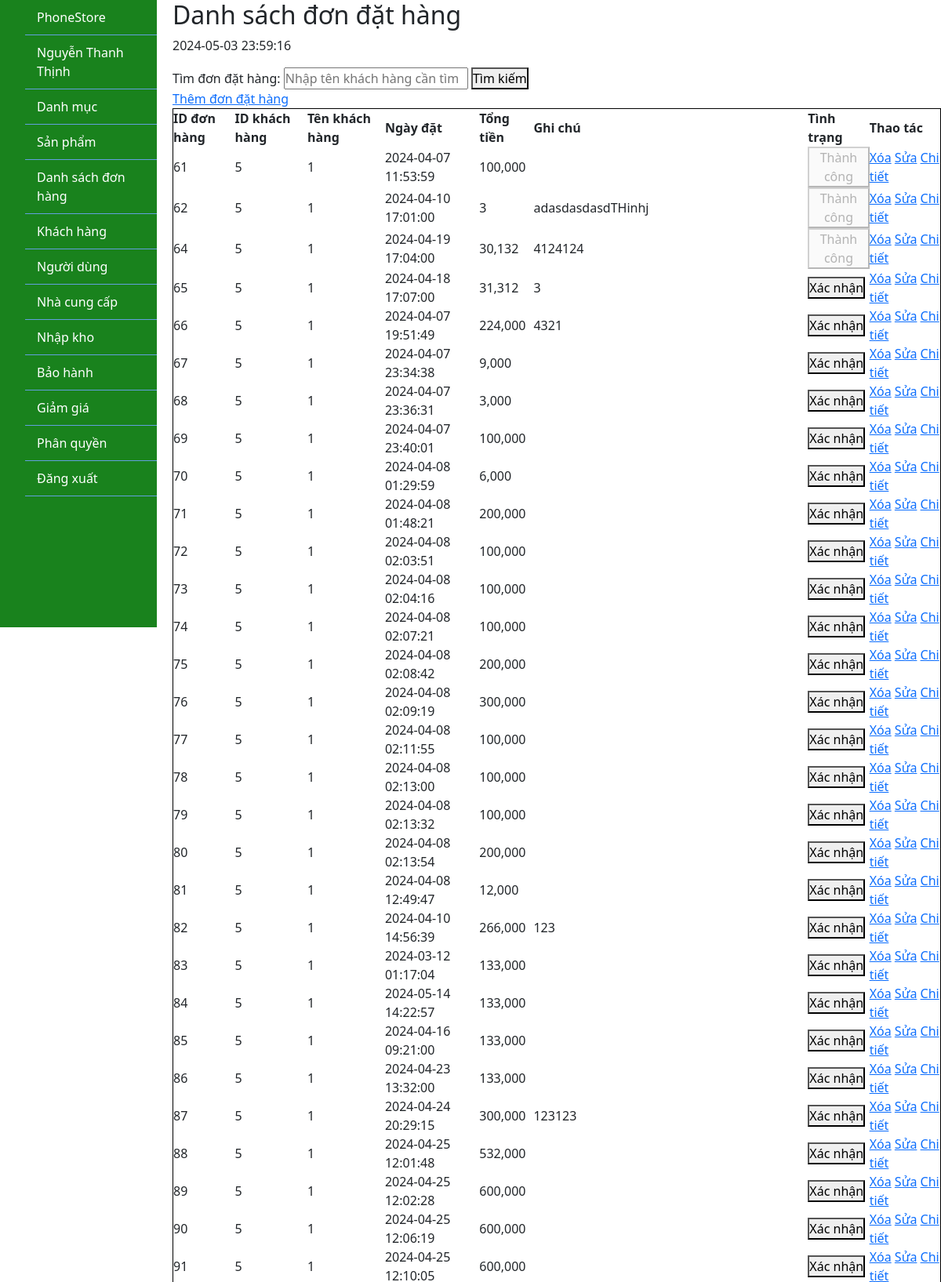
Screenshot of /admin/index.php?ctrl=orderController (signed in, upper part) with the database file from the repository.
### tables this page shows
CREATE TABLE `don_dat_hang` (
  `id` int(11) NOT NULL,
  `id_khach_hang` int(11) DEFAULT NULL,
  `ngay` datetime DEFAULT NULL,
  `tong_tien` decimal(10,3) DEFAULT NULL,
  `ghi_chu` text DEFAULT NULL,
  `tinh_trang` varchar(224) DEFAULT NULL
);

CREATE TABLE `khach_hang` (
  `id` int(11) NOT NULL,
  `ten` varchar(255) DEFAULT NULL,
  `so_dien_thoai` varchar(20) DEFAULT NULL,
  `email` varchar(255) DEFAULT NULL,
  `dia_chi` varchar(255) DEFAULT NULL,
  `id_nguoi_dung` int(11) DEFAULT NULL
);

### lib/database.php (called while the page is built, shortened)
<?php
class Database
{
    private $host = "localhost";
    private $username = "root";
    private $password = "";
    private $database = "phonestore";
    private $conn;
    public function __construct()
    {
        $this->conn = $this->connectDB();
    }
    private function connectDB()
    {
        $conn = mysqli_connect($this->host, $this->username, $this->password, $this->database);
        return $conn;
    }
    public function select($query)
    {
        $result = mysqli_query($this->conn, $query);
        if ($result) {
            $data = mysqli_fetch_all($result, MYSQLI_ASSOC);
            return $data;
        } else {
            die(mysqli_error($this->conn));
        }
    }
}

### admin/model/orderModel.php (called while the page is built, shortened)
<?php
class OrderModel
{
    private $db;
    public function __construct()
    {
        $this->db = new Database();
    }
    public function getAllOrders()
    {
        $query = "SELECT don_dat_hang.*,khach_hang.ten AS ten_khach_hang
              FROM don_dat_hang
              JOIN khach_hang ON don_dat_hang.id_khach_hang = khach_hang.id";
        return $this->db->select($query);
    }
}

### admin/view/orderView.php (the view, shortened to what this page needs)
<!DOCTYPE html>
<html lang="vi">
<head>
</head>
<body>
    <h2>Danh sách đơn đặt hàng</h2>
    <?php
    echo date('Y-m-d H:i:s'); ?></p>
    <form class="search-form-order">
        <label for="search">Tìm đơn đặt hàng:</label>
        <input type="text" id="search" name="search" placeholder="Nhập tên khách hàng cần tìm">
        <button type="submit">Tìm kiếm</button>
    </form>
    <a class="addOrderLink" href="index.php?ctrl=orderController&action=viewAddOrder">Thêm đơn đặt hàng</a>
    <table>
        <thead>
            <tr>
                <th>ID đơn hàng</th>
                <th>ID khách hàng</th>
                <th>Tên khách hàng</th>
                <th>Ngày đặt</th>
                <th>Tổng tiền</th>
                <th>Ghi chú</th>
                <th>Tình trạng</th>
                <th>Thao tác</th>
            </tr>
        </thead>
        <tbody>
            <?php foreach ($orders as $order) : ?>
                <tr>
                    <td><?php echo $order['id']; ?></td>
                    <td><?php echo $order['id_khach_hang']; ?></td>
                    <td><?php echo $order['ten_khach_hang']; ?></td>
                    <td><?php echo $order['ngay']; ?></td>
                    <td><?php echo number_format($order['tong_tien']); ?></td>
                    <td><?php echo $order['ghi_chu']; ?></td>
                    <td>
                        <form action="index.php?ctrl=orderController&action=toggleOrderStatus" method="POST">
                            <?php if ($order['tinh_trang'] == 'Chờ xác nhận') echo "<button type='submit'>Xác nhận</button>";
                            else if ($order['tinh_trang'] == 'Đang xử lý') echo "<button type='submit'>Đang xử lý</button>";
                            else if ($order['tinh_trang'] == 'Đang giao') echo "<button type='submit'>Hoàn tất</button>";
                            else if ($order['tinh_trang'] == 'Thành công') echo "<button type='submit' disabled>Thành công</button>";
                            ?>
                        </form>
                    </td>
                    <td>
                        <a class="deleteOrderLink" href="index.php?ctrl=orderController&action=deleteOrder&id=<?php echo $order['id']; ?>">Xóa</a>
                        <a class="updateOrderLink" href="index.php?ctrl=orderController&action=updateOrderView&id=<?php echo $order['id']; ?>&tinh_trang=<?php echo $order['tinh_trang']; ?>">Sửa</a>
                        <a class="detailOrderLink" href="index.php?ctrl=orderController&action=viewOrderDetail&id=<?php echo $order['id']; ?>">Chi tiết</a>
                    </td>
                </tr>
            <?php endforeach; ?>
        </tbody>
    </table>
</body>
</html>

### admin/css/style.css (style rules this page uses)
table { border-collapse: collapse; width: 100%; }
table, th, td { border: 1px solid black; }
* { margin: 0; padding: 0; box-sizing: border-box; }

### rows the page displays
don_dat_hang: id "61", id_khach_hang "5", id_khach_hang.ten "1", ngay "2024-04-07 11:53:59", tong_tien "100,000", tinh_trang "Thành công"
don_dat_hang: id "62", id_khach_hang "5", id_khach_hang.ten "1", ngay "2024-04-10 17:01:00", tong_tien "3", ghi_chu "adasdasdasdTHinhj", tinh_trang "Thành công"
don_dat_hang: id "64", id_khach_hang "5", id_khach_hang.ten "1", ngay "2024-04-19 17:04:00", tong_tien "30,132", ghi_chu "4124124", tinh_trang "Thành công"
don_dat_hang: id "65", id_khach_hang "5", id_khach_hang.ten "1", ngay "2024-04-18 17:07:00", tong_tien "31,312", ghi_chu "3", tinh_trang "Xác nhận"
don_dat_hang: id "66", id_khach_hang "5", id_khach_hang.ten "1", ngay "2024-04-07 19:51:49", tong_tien "224,000", ghi_chu "4321", tinh_trang "Xác nhận"
don_dat_hang: id "67", id_khach_hang "5", id_khach_hang.ten "1", ngay "2024-04-07 23:34:38", tong_tien "9,000", tinh_trang "Xác nhận"
don_dat_hang: id "68", id_khach_hang "5", id_khach_hang.ten "1", ngay "2024-04-07 23:36:31", tong_tien "3,000", tinh_trang "Xác nhận"
don_dat_hang: id "69", id_khach_hang "5", id_khach_hang.ten "1", ngay "2024-04-07 23:40:01", tong_tien "100,000", tinh_trang "Xác nhận"
don_dat_hang: id "70", id_khach_hang "5", id_khach_hang.ten "1", ngay "2024-04-08 01:29:59", tong_tien "6,000", tinh_trang "Xác nhận"
don_dat_hang: id "71", id_khach_hang "5", id_khach_hang.ten "1", ngay "2024-04-08 01:48:21", tong_tien "200,000", tinh_trang "Xác nhận"
don_dat_hang: id "72", id_khach_hang "5", id_khach_hang.ten "1", ngay "2024-04-08 02:03:51", tong_tien "100,000", tinh_trang "Xác nhận"
don_dat_hang: id "73", id_khach_hang "5", id_khach_hang.ten "1", ngay "2024-04-08 02:04:16", tong_tien "100,000", tinh_trang "Xác nhận"
don_dat_hang: id "74", id_khach_hang "5", id_khach_hang.ten "1", ngay "2024-04-08 02:07:21", tong_tien "100,000", tinh_trang "Xác nhận"
don_dat_hang: id "75", id_khach_hang "5", id_khach_hang.ten "1", ngay "2024-04-08 02:08:42", tong_tien "200,000", tinh_trang "Xác nhận"
don_dat_hang: id "76", id_khach_hang "5", id_khach_hang.ten "1", ngay "2024-04-08 02:09:19", tong_tien "300,000", tinh_trang "Xác nhận"
don_dat_hang: id "77", id_khach_hang "5", id_khach_hang.ten "1", ngay "2024-04-08 02:11:55", tong_tien "100,000", tinh_trang "Xác nhận"
don_dat_hang: id "78", id_khach_hang "5", id_khach_hang.ten "1", ngay "2024-04-08 02:13:00", tong_tien "100,000", tinh_trang "Xác nhận"
don_dat_hang: id "79", id_khach_hang "5", id_khach_hang.ten "1", ngay "2024-04-08 02:13:32", tong_tien "100,000", tinh_trang "Xác nhận"
don_dat_hang: id "80", id_khach_hang "5", id_khach_hang.ten "1", ngay "2024-04-08 02:13:54", tong_tien "200,000", tinh_trang "Xác nhận"
don_dat_hang: id "81", id_khach_hang "5", id_khach_hang.ten "1", ngay "2024-04-08 12:49:47", tong_tien "12,000", tinh_trang "Xác nhận"
don_dat_hang: id "82", id_khach_hang "5", id_khach_hang.ten "1", ngay "2024-04-10 14:56:39", tong_tien "266,000", ghi_chu "123", tinh_trang "Xác nhận"
don_dat_hang: id "83", id_khach_hang "5", id_khach_hang.ten "1", ngay "2024-03-12 01:17:04", tong_tien "133,000", tinh_trang "Xác nhận"
don_dat_hang: id "84", id_khach_hang "5", id_khach_hang.ten "1", ngay "2024-05-14 14:22:57", tong_tien "133,000", tinh_trang "Xác nhận"
don_dat_hang: id "85", id_khach_hang "5", id_khach_hang.ten "1", ngay "2024-04-16 09:21:00", tong_tien "133,000", tinh_trang "Xác nhận"
don_dat_hang: id "86", id_khach_hang "5", id_khach_hang.ten "1", ngay "2024-04-23 13:32:00", tong_tien "133,000", tinh_trang "Xác nhận"
don_dat_hang: id "87", id_khach_hang "5", id_khach_hang.ten "1", ngay "2024-04-24 20:29:15", tong_tien "300,000", ghi_chu "123123", tinh_trang "Xác nhận"
don_dat_hang: id "88", id_khach_hang "5", id_khach_hang.ten "1", ngay "2024-04-25 12:01:48", tong_tien "532,000", tinh_trang "Xác nhận"
don_dat_hang: id "89", id_khach_hang "5", id_khach_hang.ten "1", ngay "2024-04-25 12:02:28", tong_tien "600,000", tinh_trang "Xác nhận"
don_dat_hang: id "90", id_khach_hang "5", id_khach_hang.ten "1", ngay "2024-04-25 12:06:19", tong_tien "600,000", tinh_trang "Xác nhận"
don_dat_hang: id "91", id_khach_hang "5", id_khach_hang.ten "1", tong_tien "600,000", tinh_trang "Xác nhận"
